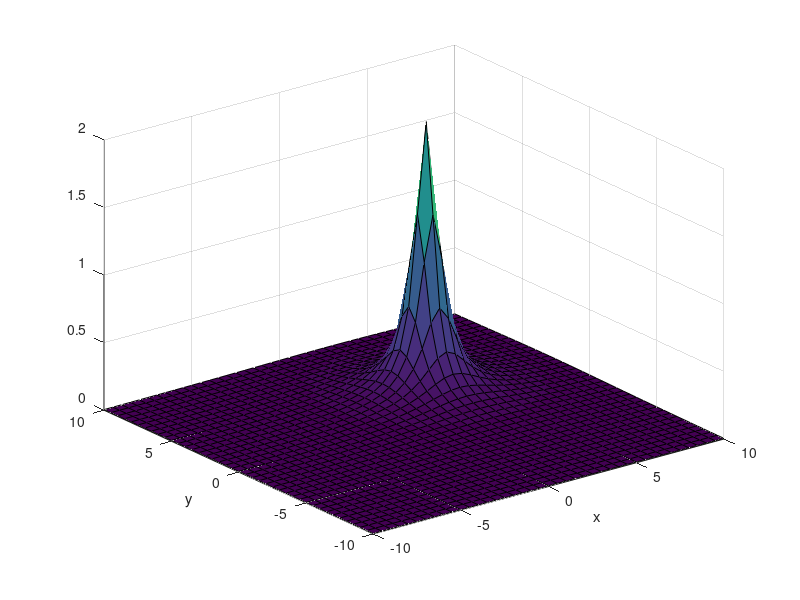

MATLAB code to generate this figure:
%% funnel potential 
clear all; clc; close all

theta = pi/3;

R = [cos(theta), -sin(theta); sin(theta), cos(theta)];

H1 = R.'*[1,0;0,0]*R;
F1 = [1;0];


u = @(H,F,x,y,x0,y0) (x-x0).*(H(1,1).*(x-x0) + H(2,1).*(y-y0)) + (y-y0).*(H(1,2).*(x-x0) + H(2,2).*(y-y0)) ... 
    + F(1).*(x-x0) + F(2).*(y-y0);


[X,Y] = meshgrid(-10:0.5:10,-10:0.5:10);


Z = u(H1,F1,X,Y,0,0);

surf(X,Y,Z)
xlabel('x')
ylabel('y')


%% pointwise repulsive potential function
clear all; clc; close all


epsilon = 0.5;

u = @(x,y,x0,y0) ((x-x0).^2 + (y-y0).^2 + epsilon).^(-1);


[X,Y] = meshgrid(-10:0.5:10,-10:0.5:10);
Z = u(X,Y,3,3);


surf(X,Y,Z)
xlabel('x')
ylabel('y')


